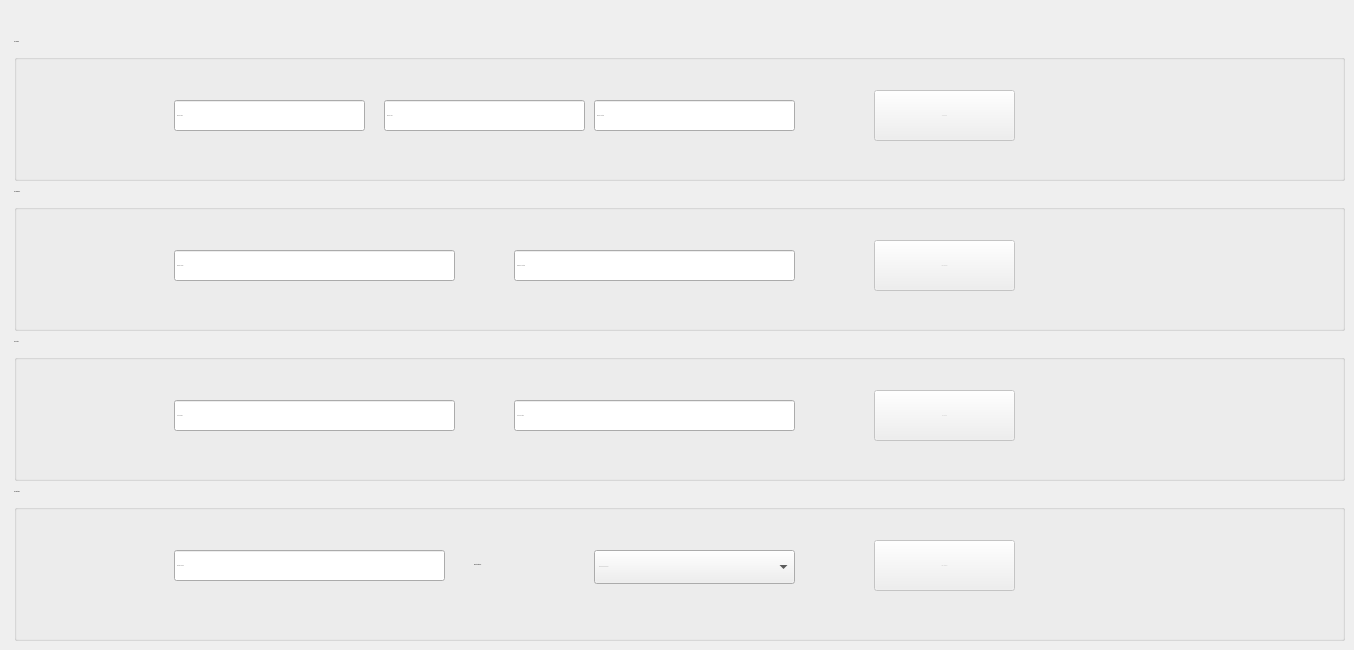
      <widget class="QWidget" name="adddata_settings_stacked_page">
       <widget class="QGroupBox" name="settingsaddbranch_box">
        <property name="geometry">
         <rect>
          <x>14</x>
          <y>40</y>
          <width>1331</width>
          <height>141</height>
         </rect>
        </property>
        <property name="font">
         <font>
          <pointsize>-1</pointsize>
         </font>
        </property>
        <property name="title">
         <string>Add Branch</string>
        </property>
        <widget class="QLineEdit" name="settingsaddbranchname_line">
         <property name="geometry">
          <rect>
           <x>160</x>
           <y>60</y>
           <width>191</width>
           <height>31</height>
          </rect>
         </property>
         <property name="font">
          <font>
           <pointsize>-1</pointsize>
          </font>
         </property>
         <property name="placeholderText">
          <string>Branch Name</string>
         </property>
        </widget>
        <widget class="QLineEdit" name="settingsaddbranchcode_line">
         <property name="geometry">
          <rect>
           <x>370</x>
           <y>60</y>
           <width>201</width>
           <height>31</height>
          </rect>
         </property>
         <property name="font">
          <font>
           <pointsize>-1</pointsize>
          </font>
         </property>
         <property name="placeholderText">
          <string>Branch Code</string>
         </property>
        </widget>
        <widget class="QLineEdit" name="settingsaddbranchloc_line">
         <property name="geometry">
          <rect>
           <x>580</x>
           <y>60</y>
           <width>201</width>
           <height>31</height>
          </rect>
         </property>
         <property name="font">
          <font>
           <pointsize>-1</pointsize>
          </font>
         </property>
         <property name="placeholderText">
          <string>Branch Location</string>
         </property>
        </widget>
        <widget class="QPushButton" name="settingsaddbranch_btn">
         <property name="enabled">
          <bool>false</bool>
         </property>
         <property name="geometry">
          <rect>
           <x>860</x>
           <y>50</y>
           <width>141</width>
           <height>51</height>
          </rect>
         </property>
         <property name="font">
          <font>
           <pointsize>-1</pointsize>
          </font>
         </property>
         <property name="cursor">
          <cursorShape>PointingHandCursor</cursorShape>
         </property>
         <property name="text">
          <string>Add Branch</string>
         </property>
         <property name="icon">
          <iconset resource="file.qrc">
           <normaloff>:/photos/add (1).png</normaloff>:/photos/add (1).png</iconset>
         </property>
         <property name="iconSize">
          <size>
           <width>25</width>
           <height>25</height>
          </size>
         </property>
        </widget>
       </widget>
       <widget class="QGroupBox" name="settingsaddpublish_box">
        <property name="geometry">
         <rect>
          <x>14</x>
          <y>190</y>
          <width>1331</width>
          <height>141</height>
         </rect>
        </property>
        <property name="font">
         <font>
          <pointsize>-1</pointsize>
         </font>
        </property>
        <property name="title">
         <string>Add Publisher</string>
        </property>
        <widget class="QLineEdit" name="settingsaddpublishname_line">
         <property name="geometry">
          <rect>
           <x>160</x>
           <y>60</y>
           <width>281</width>
           <height>31</height>
          </rect>
         </property>
         <property name="font">
          <font>
           <pointsize>-1</pointsize>
          </font>
         </property>
         <property name="placeholderText">
          <string>Pblisher Name</string>
         </property>
        </widget>
        <widget class="QLineEdit" name="settingsaddpublishloc_line">
         <property name="geometry">
          <rect>
           <x>500</x>
           <y>60</y>
           <width>281</width>
           <height>31</height>
          </rect>
         </property>
         <property name="font">
          <font>
           <pointsize>-1</pointsize>
          </font>
         </property>
         <property name="placeholderText">
          <string>Publisher Location</string>
         </property>
        </widget>
        <widget class="QPushButton" name="settingsaddpublish_btn">
         <property name="enabled">
          <bool>false</bool>
         </property>
         <property name="geometry">
          <rect>
           <x>860</x>
           <y>50</y>
           <width>141</width>
           <height>51</height>
          </rect>
         </property>
         <property name="font">
          <font>
           <pointsize>-1</pointsize>
          </font>
         </property>
         <property name="cursor">
          <cursorShape>PointingHandCursor</cursorShape>
         </property>
         <property name="text">
          <string>Add Publisher</string>
         </property>
         <property name="icon">
          <iconset resource="file.qrc">
           <normaloff>:/photos/add (1).png</normaloff>:/photos/add (1).png</iconset>
         </property>
         <property name="iconSize">
          <size>
           <width>25</width>
           <height>25</height>
          </size>
         </property>
        </widget>
       </widget>
       <widget class="QGroupBox" name="settingsaddauthor_box">
        <property name="geometry">
         <rect>
          <x>14</x>
          <y>340</y>
          <width>1331</width>
          <height>141</height>
         </rect>
        </property>
        <property name="font">
         <font>
          <pointsize>-1</pointsize>
         </font>
        </property>
        <property name="title">
         <string>Add Author</string>
        </property>
        <widget class="QLineEdit" name="settingsaddauthorloc_line">
         <property name="geometry">
          <rect>
           <x>500</x>
           <y>60</y>
           <width>281</width>
           <height>31</height>
          </rect>
         </property>
         <property name="font">
          <font>
           <pointsize>-1</pointsize>
          </font>
         </property>
         <property name="placeholderText">
          <string>Author Location</string>
         </property>
        </widget>
        <widget class="QPushButton" name="settingsaddauthor_btn">
         <property name="enabled">
          <bool>false</bool>
         </property>
         <property name="geometry">
          <rect>
           <x>860</x>
           <y>50</y>
           <width>141</width>
           <height>51</height>
          </rect>
         </property>
         <property name="font">
          <font>
           <pointsize>-1</pointsize>
          </font>
         </property>
         <property name="cursor">
          <cursorShape>PointingHandCursor</cursorShape>
         </property>
         <property name="text">
          <string>Add Author</string>
         </property>
         <property name="icon">
          <iconset resource="file.qrc">
           <normaloff>:/photos/add (1).png</normaloff>:/photos/add (1).png</iconset>
         </property>
         <property name="iconSize">
          <size>
           <width>25</width>
           <height>25</height>
          </size>
         </property>
        </widget>
        <widget class="QLineEdit" name="settingsaddauthorname_line">
         <property name="geometry">
          <rect>
           <x>160</x>
           <y>60</y>
           <width>281</width>
           <height>31</height>
          </rect>
         </property>
         <property name="font">
          <font>
           <pointsize>-1</pointsize>
          </font>
         </property>
         <property name="placeholderText">
          <string>Author Name</string>
         </property>
        </widget>
       </widget>
       <widget class="QGroupBox" name="settingsaddcatg_box">
        <property name="geometry">
         <rect>
          <x>14</x>
          <y>490</y>
          <width>1331</width>
          <height>151</height>
         </rect>
        </property>
        <property name="font">
         <font>
          <pointsize>-1</pointsize>
         </font>
        </property>
        <property name="title">
         <string>Add Category</string>
        </property>
        <widget class="QPushButton" name="settingsaddcatg_btn">
         <property name="enabled">
          <bool>false</bool>
         </property>
         <property name="geometry">
          <rect>
           <x>860</x>
           <y>50</y>
           <width>141</width>
           <height>51</height>
          </rect>
         </property>
         <property name="font">
          <font>
           <pointsize>-1</pointsize>
          </font>
         </property>
         <property name="cursor">
          <cursorShape>PointingHandCursor</cursorShape>
         </property>
         <property name="text">
          <string>Add Category</string>
         </property>
         <property name="icon">
          <iconset resource="file.qrc">
           <normaloff>:/photos/add (1).png</normaloff>:/photos/add (1).png</iconset>
         </property>
         <property name="iconSize">
          <size>
           <width>25</width>
           <height>25</height>
          </size>
         </property>
        </widget>
        <widget class="QLineEdit" name="settingsaddcatgname_line">
         <property name="geometry">
          <rect>
           <x>160</x>
           <y>60</y>
           <width>271</width>
           <height>31</height>
          </rect>
         </property>
         <property name="font">
          <font>
           <pointsize>-1</pointsize>
          </font>
         </property>
         <property name="placeholderText">
          <string>Category Name</string>
         </property>
        </widget>
        <widget class="QComboBox" name="settingsaddparntcatg_combo">
         <property name="geometry">
          <rect>
           <x>580</x>
           <y>60</y>
           <width>201</width>
           <height>34</height>
          </rect>
         </property>
         <property name="cursor">
          <cursorShape>PointingHandCursor</cursorShape>
         </property>
         <item>
          <property name="text">
           <string>-----------------------------</string>
          </property>
         </item>
        </widget>
        <widget class="QLabel" name="label">
         <property name="geometry">
          <rect>
           <x>460</x>
           <y>59</y>
           <width>111</width>
           <height>31</height>
          </rect>
         </property>
         <property name="font">
          <font>
           <pointsize>-1</pointsize>
          </font>
         </property>
         <property name="text">
          <string>Parent Category:</string>
         </property>
        </widget>
       </widget>
      </widget>
